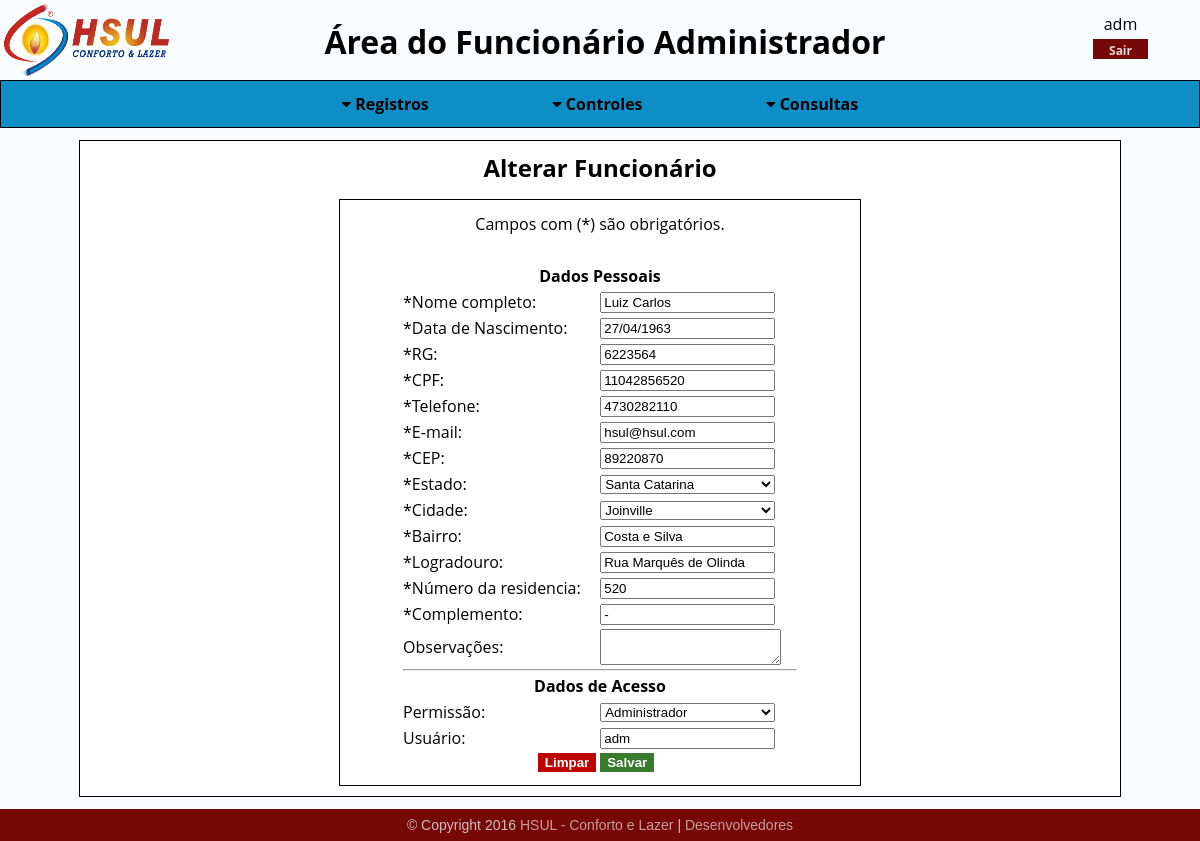
The app's page /sistema/hs_menu_funcionarios.php?pasta=funcionarios/registros/&arq=hs_fmupd_funcionarios&ext=php&funcionarios_id=000001&usuarios_id=000001 (signed in) with its own data.
### tables this page shows
CREATE TABLE `funcionarios` (
  `id` int(6) UNSIGNED ZEROFILL NOT NULL COMMENT 'Identificador único para cada atributo, não havendo possibilidade de repetição.',
  `usuarios_id` int(6) UNSIGNED ZEROFILL NOT NULL COMMENT 'Chave estrangeira vinda da tabela de usuários para conectar as informações. ',
  `cidades_id` int(6) UNSIGNED ZEROFILL NOT NULL COMMENT 'Chave estrangeira vinda da tabela de cidades para conectar as informações. ',
  `nome_completo` varchar(45) NOT NULL COMMENT 'Campo para o nome completo do funcionário.',
  `data_nascimento` date NOT NULL COMMENT 'Campo para data de nascimento do funcionário.',
  `rg` varchar(20) NOT NULL COMMENT 'Campo para Registro Geral (RG) do funcionário.',
  `cpf` bigint(11) UNSIGNED ZEROFILL NOT NULL COMMENT 'Campo para Cadastro de Pessoa Física do funcionário.',
  `telefone` bigint(15) UNSIGNED NOT NULL COMMENT 'Campo para telefone do funcionário, para entrar em contato com o mesmo.',
  `email` varchar(70) NOT NULL COMMENT 'Campo para e-mail do funcionário para entrar em contato com o mesmo.',
  `cep` int(8) UNSIGNED NOT NULL COMMENT 'Campo para o CEP do funcionário, provendo informações para a localização do mesmo.',
  `bairro` varchar(30) NOT NULL COMMENT 'Campo para o bairro do funcionário, provendo informações para a localização do mesmo.',
  `logradouro` varchar(45) NOT NULL COMMENT ' Campo para a rua do funcionário, provendo informações para a localização do mesmo.',
  `numero_residencia` int(5) UNSIGNED NOT NULL COMMENT 'Campo para o número da residência do funcionário, provendo a localização do mesmo.',
  `complemento` varchar(20) NOT NULL COMMENT 'Campo para o complemento da residência do funcionário.',
  `observacoes` text COMMENT 'Campo para as observações sobre o funcionário.'
);

CREATE TABLE `usuarios` (
  `id` int(6) UNSIGNED ZEROFILL NOT NULL COMMENT 'Identificador único para cada atributo, não havendo possibilidade de repetição.',
  `usuario` varchar(20) NOT NULL COMMENT 'Campo para o usuário pertencente ao funcionário, cada funcionário deverá ter apenas um usuário.',
  `senha` char(32) NOT NULL COMMENT 'Campo para a senha pertencente ao funcionário, cada funcionário deverá ter apenas uma senha.',
  `permissao` tinyint(1) UNSIGNED NOT NULL COMMENT 'Campo para a permissão do usuário, cada funcionário deverá ter apenas uma permissão relacionada ao seu nível de usuário dentro do software.'
);

### sistema/funcionarios/registros/hs_fmupd_funcionarios.php (the view, shortened to what this page needs)
<h2>Alterar Funcionário</h2>
<div>
  <div class="registros">
    <?php
      $g_funcionarios = $_GET['funcionarios_id'];
      $g_usuarios     = $_GET['usuarios_id'];
      $hs_sel_funcionarios = "SELECT funcionarios.*, usuarios.*, cidades.nome, estados.nome AS estado, estados.id AS estados_id FROM funcionarios INNER JOIN usuarios ON funcionarios.usuarios_id=usuarios.id  INNER JOIN cidades ON funcionarios.cidades_id=cidades.id INNER JOIN estados ON cidades.estados_id=estados.id WHERE funcionarios.id='".$g_funcionarios."' AND funcionarios.usuarios_id='".$g_usuarios."'";
      $hs_sel_funcionarios_preparado = $conexaobd->prepare($hs_sel_funcionarios);
      $hs_sel_funcionarios_preparado->execute();
      if ($hs_sel_funcionarios_preparado->rowCount()>0){
        $hs_sel_funcionarios_dados = $hs_sel_funcionarios_preparado->fetch();
        if ((($g_usuarios=='000001')&&($hs_sel_funcionarios_dados['usuarios_id']=='000001'))&&$_SESSION['idUsuario']<>'000001'){
          echo "Você não tem permissão para visualizar esta página.";
        }else{
        $data = explode("-", $hs_sel_funcionarios_dados['data_nascimento']);;
    ?>
    <form name="frmupdfuncionarios" action="?pasta=funcionarios/registros/&arq=hs_upd_funcionarios&ext=php" method="post">
      <table>
        <tr>
          <td colspan="2" align="center">Campos com (*) são obrigatórios.</td>
        </tr>
        <tr>
          <td><br /></td>
        </tr>
        <tr>
          <td colspan="2"><h4>Dados Pessoais</h4> </td>
        </tr>
        <tr>
          <td> *Nome completo: </td>
          <td> <input type="text" name="txtnome" maxlength="45" value="<?php echo $hs_sel_funcionarios_dados['nome_completo'] ?>"/> </td>
        </tr>
        <tr>
          <td> *Data de Nascimento: </td>
          <td> <input type="text" name="txtdata" id="datepicker" maxlength="11" placeholder="dd/mm/aaaa" value="<?php echo $data['2']."/".$data['1']."/".$data['0'] ?>" readonly/> </td>
        </tr>
        <tr>
          <td> *RG: </td>
          <td> <input type="text" name="txtrg" maxlength="20" value="<?php echo $hs_sel_funcionarios_dados['rg'] ?>"/> </td>
        </tr>
        <tr>
          <td> *CPF: </td>
          <td> <input type="text" name="txtcpf" maxlength="11" placeholder="Apenas números" value="<?php echo $hs_sel_funcionarios_dados['cpf'] ?>"/> </td>
        </tr>
        <tr>
          <td> *Telefone: </td>
          <td> <input type="text" name="txttelefone" maxlength="15" placeholder="Com DDD, apenas números" value="<?php echo $hs_sel_funcionarios_dados['telefone'] ?>"/> </td>
        </tr>
        <tr>
          <td> *E-mail: </td>
          <td> <input type="text" name="txtemail" maxlength="70" value="<?php echo $hs_sel_funcionarios_dados['email'] ?>"/> </td>
        </tr>
        <tr>
          <td> *CEP: </td>
          <td> <input type="text" name="txtcep" maxlength="8" placeholder="Apenas números" value="<?php echo $hs_sel_funcionarios_dados['cep'] ?>"/> </td>
        </tr>
        <tr>
          <td> *Estado: </td>
          <td>
            <select name="selestado" id="selestado" onchange="mostraCidades()">
              <?php
                $hs_sel_estados = "SELECT * FROM estados ORDER BY nome";
                $hs_sel_estados_preparado = $conexaobd->prepare($hs_sel_estados);
                $hs_sel_estados_preparado->execute();
                if($hs_sel_estados_preparado->rowCount()>0){
                  while ($hs_sel_estados_dados = $hs_sel_estados_preparado->fetch()) {
                    $selected   = "";
                    if($hs_sel_estados_dados['id']==$hs_sel_funcionarios_dados['estados_id']){
                      $selected = "selected";
                    }
                    echo "<option value='".$hs_sel_estados_dados['id']."'".$selected.">".$hs_sel_estados_dados['nome']."</option>";
                  }
                }
              ?>
            </select>
          </td>
        </tr>
        <tr>
          <td> *Cidade: </td>
          <td>
            <select name="selcidade" id="selcidade">
              <?php
                $hs_sel_cidades = "SELECT id, nome FROM cidades WHERE estados_id='".$hs_sel_funcionarios_dados['estados_id']."'";
                $hs_sel_cidades_preparado = $conexaobd->prepare($hs_sel_cidades);
                $hs_sel_cidades_preparado->execute();
                if($hs_sel_cidades_preparado->rowCount()>0){
                  while ($hs_sel_cidades_dados = $hs_sel_cidades_preparado->fetch()) {
                    $selected   = "";
                    if($hs_sel_cidades_dados['id']==$hs_sel_funcionarios_dados['cidades_id']){
                      $selected = "selected";
                    }
                    echo "<option value='".$hs_sel_cidades_dados['id']."'".$selected.">".$hs_sel_cidades_dados['nome']."</option>";
                  }
                }
              ?>
            </select>
          </td>
        </tr>
        <tr>
          <td> *Bairro: </td>
          <td> <input type="text" name="txtbairro" maxlength="30" value="<?php echo $hs_sel_funcionarios_dados['bairro'] ?>"/> </td>
        </tr>
        <tr>
          <td> *Logradouro: </td>
          <td> <input type="text" name="txtlogradouro" maxlength="45" value="<?php echo $hs_sel_funcionarios_dados['logradouro'] ?>"/> </td>
        </tr>
        <tr>
          <td> *Número da residencia: </td>
          <td> <input type="text" name="txtresidencia" maxlength="5" value="<?php echo $hs_sel_funcionarios_dados['numero_residencia'] ?>"/> </td>
        </tr>
        <tr>
          <td> *Complemento: </td>
          <td> <input type="text" name="txtcomplemento" maxlength="20" placeholder="Casa" value="<?php echo $hs_sel_funcionarios_dados['complemento'] ?>"/> </td>
        </tr>
        <tr>
          <td> Observações: </td>
          <td> <textarea name="txaobservacoes"><?php echo $hs_sel_funcionarios_dados['observacoes'] ?></textarea> </td>
        </tr>
        <tr>
          <td colspan="2"><hr /></td>
        </tr>
        <tr>
          <td colspan="2"><h4>Dados de Acesso</h4> </td>
        </tr>
        <tr>
          <td> Permissão: </td>
          <td>
            <select name="selpermissao">
              <option value="0" <?php if ($hs_sel_funcionarios_dados['permissao']==0){ echo "selected"; } ?>>Administrador</option>
            </select>
          </td>
        </tr>
        <tr>
          <td> Usuário: </td>
          <td> <input type="text" name="txtusuario" value="<?php echo $hs_sel_funcionarios_dados['usuario'] ?>"/> </td>
        </tr>
        <tr align="center">
          <td>
            <button type="reset" name="btnlimpar">Limpar</button>
          </td>
          <td>
            <button type="submit" name="btnsalvar">Salvar</button>
          </td>
        </tr>
      </table>
    </form>
    <?php
        }
      }
    ?>
  </div>
</div>

### layout/css/hsul_backend_css.css (style rules this page uses)
* { margin: 0; }
html { height: 100%; width: 100%; }
body { background-color: #f9fdff; height: 100%; width: 100%; }
h2 { text-align: center; }
.registros { padding: 10px; border: 1px solid; width: 500px; justify-content: center; margin: 0 auto; margin-top: 15px; }
.registros select { width: 175px; }
.registros input { width: 175px; }
.registros table { margin: 0 auto; width: 400px; }
.registros table h4 { text-align: center; }
.registros td { min-width: 170px; }
.registros button[type=submit] { background-color: #3a7a2f; border: 1px solid #3a7a2f; color: #fff; font-weight: bold; cursor: pointer; float: left; }
.registros button[type=reset] { background-color: #bd0602; border: 1px solid #bd0602; color: #fff; font-weight: bold; cursor: pointer; float: right; }

### records on screen
funcionarios: txtnome "Luiz Carlos", txtdata "27/04/1963", txtrg "6223564", txtcpf "11042856520", txttelefone "4730282110", txtemail "hsul@hsul.com", txtcep "89220870", txtbairro "Costa e Silva", txtlogradouro "Rua Marquês de Olinda", txtresidencia "520", txtcomplemento "-", txtusuario "adm"
usuarios: selpermissao "Administrador"

### other values on screen
$_SESSION['usuario'] "adm"
$funcionario "Administrador"
form field selestado "Santa Catarina"
form field selcidade "Joinville"
